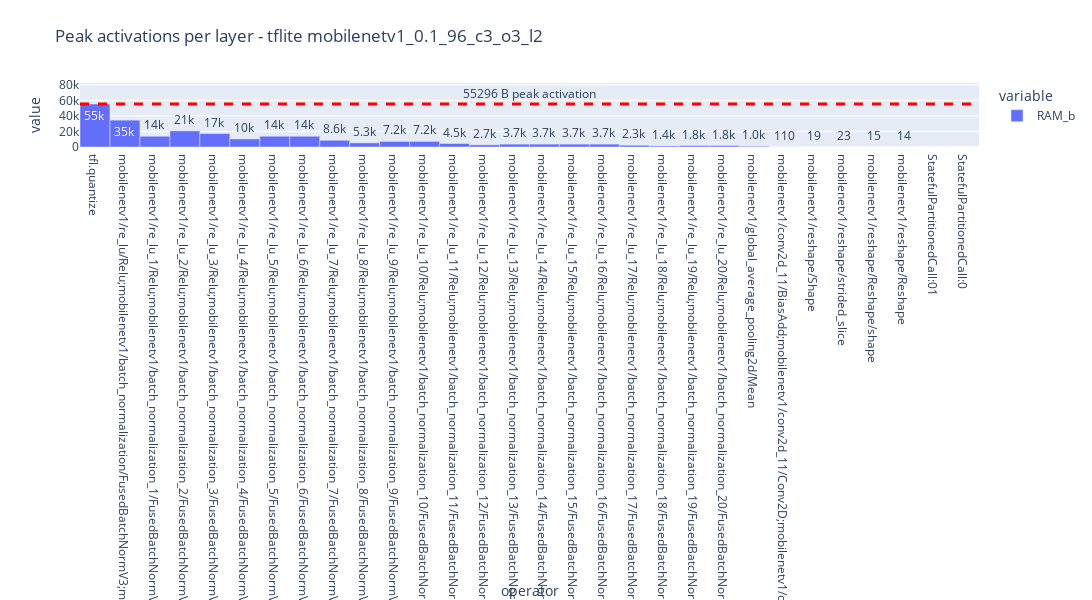

The notebook cell this image was saved under:
### Code cell
peak_mem_fig = px.bar(peak_memory_df, x="operator", y= ["RAM_b"], text_auto=".2s",
width=1400, height=600,
    title=f"Peak activations per layer - tflite {model_name}")
# tflite_fig.add_hline(y=256, line_width=3, line_dash="dash", line_color="orange", annotation_text="256 kB MCU constraint", 
#               annotation_position="bottom right")
peak_memory = peak_memory_df["RAM_b"].max()
peak_mem_fig.add_hline(y=peak_memory, line_width=3, line_dash="dash", line_color="red", annotation_text=f"{peak_memory} B peak activation", 
               annotation_position="top")
# tflite_fig.update_layout(yaxis_range=[0,300])
peak_mem_fig.update_traces(width=1)
peak_mem_fig.update_layout(showlegend=True)
peak_mem_fig.show()

### Figure 1 — Plotly figure (JSON) as saved in the notebook; plotly's stock layout.template omitted (floating-point values rounded to 4 significant figures)
{"data": [{"alignmentgroup": "True", "hovertemplate": "variable=RAM_b<br>operator=%{x}<br>value=%{y}<extra></extra>", "legendgroup": "RAM_b", "marker": {"color": "#636efa", "pattern": {"shape": ""}}, "name": "RAM_b", "offsetgroup": "RAM_b", "orientation": "v", "showlegend": true, "textposition": "auto", "texttemplate": "%{y:.2s}", "type": "bar", "width": 1, "x": ["tfl.quantize", "mobilenetv1/re_lu/Relu;mobilenetv1/batch_normalization/FusedBatchNormV3;mobilenetv1/conv2d/BiasAdd/ReadVariableOp;mobilenetv1/conv2d/BiasAdd;mobilenetv1/conv2d_11/Conv2D;mobilenetv1/conv2d/Conv2D1", "mobilenetv1/re_lu_1/Relu;mobilenetv1/batch_normalization_1/FusedBatchNormV3;mobilenetv1/depthwise_conv2d/depthwise;mobilenetv1/depthwise_conv2d/BiasAdd/ReadVariableOp;mobilenetv1/depthwise_conv2d/BiasAdd;mobilenetv1/conv2d_11/Conv2D1", "mobilenetv1/re_lu_2/Relu;mobilenetv1/batch_normalization_2/FusedBatchNormV3;mobilenetv1/conv2d_1/BiasAdd/ReadVariableOp;mobilenetv1/conv2d_1/BiasAdd;mobilenetv1/depthwise_conv2d_1/depthwise;mobilenetv1/conv2d_1/Conv2D1", "mobilenetv1/re_lu_3/Relu;mobilenetv1/batch_normalization_3/FusedBatchNormV3;mobilenetv1/depthwise_conv2d_1/depthwise;mobilenetv1/depthwise_conv2d_1/BiasAdd/ReadVariableOp;mobilenetv1/depthwise_conv2d_1/BiasAdd1", "mobilenetv1/re_lu_4/Relu;mobilenetv1/batch_normalization_4/FusedBatchNormV3;mobilenetv1/conv2d_2/BiasAdd/ReadVariableOp;mobilenetv1/conv2d_2/BiasAdd;mobilenetv1/depthwise_conv2d_3/depthwise;mobilenetv1/conv2d_2/Conv2D1", "mobilenetv1/re_lu_5/Relu;mobilenetv1/batch_normalization_5/FusedBatchNormV3;mobilenetv1/depthwise_conv2d_2/depthwise;mobilenetv1/depthwise_conv2d_2/BiasAdd/ReadVariableOp;mobilenetv1/depthwise_conv2d_2/BiasAdd;mobilenetv1/depthwise_conv2d_3/depthwise1", "mobilenetv1/re_lu_6/Relu;mobilenetv1/batch_normalization_6/FusedBatchNormV3;mobilenetv1/conv2d_3/BiasAdd/ReadVariableOp;mobilenetv1/conv2d_3/BiasAdd;mobilenetv1/depthwise_conv2d_3/depthwise;mobilenetv1/conv2d_3/Conv2D1", "mobilenetv1/re_lu_7/Relu;mobilenetv1/batch_normalization_7/FusedBatchNormV3;mobilenetv1/depthwise_conv2d_3/depthwise;mobilenetv1/depthwise_conv2d_3/BiasAdd/ReadVariableOp;mobilenetv1/depthwise_conv2d_3/BiasAdd1", "mobilenetv1/re_lu_8/Relu;mobilenetv1/batch_normalization_8/FusedBatchNormV3;mobilenetv1/conv2d_4/BiasAdd/ReadVariableOp;mobilenetv1/conv2d_4/BiasAdd;mobilenetv1/depthwise_conv2d_5/depthwise;mobilenetv1/conv2d_4/Conv2D1", "mobilenetv1/re_lu_9/Relu;mobilenetv1/batch_normalization_9/FusedBatchNormV3;mobilenetv1/depthwise_conv2d_4/depthwise;mobilenetv1/depthwise_conv2d_4/BiasAdd/ReadVariableOp;mobilenetv1/depthwise_conv2d_4/BiasAdd;mobilenetv1/depthwise_conv2d_5/depthwise1", "mobilenetv1/re_lu_10/Relu;mobilenetv1/batch_normalization_10/FusedBatchNormV3;mobilenetv1/conv2d_5/BiasAdd/ReadVariableOp;mobilenetv1/conv2d_5/BiasAdd;mobilenetv1/depthwise_conv2d_5/depthwise;mobilenetv1/conv2d_5/Conv2D1", "mobilenetv1/re_lu_11/Relu;mobilenetv1/batch_normalization_11/FusedBatchNormV3;mobilenetv1/depthwise_conv2d_5/depthwise;mobilenetv1/depthwise_conv2d_5/BiasAdd/ReadVariableOp;mobilenetv1/depthwise_conv2d_5/BiasAdd1", "mobilenetv1/re_lu_12/Relu;mobilenetv1/batch_normalization_12/FusedBatchNormV3;mobilenetv1/conv2d_6/BiasAdd/ReadVariableOp;mobilenetv1/conv2d_6/BiasAdd;mobilenetv1/depthwise_conv2d_8/depthwise;mobilenetv1/conv2d_6/Conv2D1", "mobilenetv1/re_lu_13/Relu;mobilenetv1/batch_normalization_13/FusedBatchNormV3;mobilenetv1/depthwise_conv2d_6/depthwise;mobilenetv1/depthwise_conv2d_6/BiasAdd/ReadVariableOp;mobilenetv1/depthwise_conv2d_6/BiasAdd;mobilenetv1/depthwise_conv2d_8/depthwise1", "mobilenetv1/re_lu_14/Relu;mobilenetv1/batch_normalization_14/FusedBatchNormV3;mobilenetv1/conv2d_7/BiasAdd/ReadVariableOp;mobilenetv1/conv2d_7/BiasAdd;mobilenetv1/depthwise_conv2d_8/depthwise;mobilenetv1/conv2d_7/Conv2D1", "mobilenetv1/re_lu_15/Relu;mobilenetv1/batch_normalization_15/FusedBatchNormV3;mobilenetv1/depthwise_conv2d_7/depthwise;mobilenetv1/depthwise_conv2d_7/BiasAdd/ReadVariableOp;mobilenetv1/depthwise_conv2d_7/BiasAdd;mobilenetv1/depthwise_conv2d_8/depthwise1", "mobilenetv1/re_lu_16/Relu;mobilenetv1/batch_normalization_16/FusedBatchNormV3;mobilenetv1/conv2d_8/BiasAdd/ReadVariableOp;mobilenetv1/conv2d_8/BiasAdd;mobilenetv1/depthwise_conv2d_8/depthwise;mobilenetv1/conv2d_8/Conv2D1", "mobilenetv1/re_lu_17/Relu;mobilenetv1/batch_normalization_17/FusedBatchNormV3;mobilenetv1/depthwise_conv2d_8/depthwise;mobilenetv1/depthwise_conv2d_8/BiasAdd/ReadVariableOp;mobilenetv1/depthwise_conv2d_8/BiasAdd1", "mobilenetv1/re_lu_18/Relu;mobilenetv1/batch_normalization_18/FusedBatchNormV3;mobilenetv1/conv2d_9/BiasAdd/ReadVariableOp;mobilenetv1/conv2d_9/BiasAdd;mobilenetv1/conv2d_10/Conv2D;mobilenetv1/conv2d_9/Conv2D1", "mobilenetv1/re_lu_19/Relu;mobilenetv1/batch_normalization_19/FusedBatchNormV3;mobilenetv1/depthwise_conv2d_9/depthwise;mobilenetv1/depthwise_conv2d_9/BiasAdd/ReadVariableOp;mobilenetv1/depthwise_conv2d_9/BiasAdd;mobilenetv1/conv2d_10/Conv2D1", "mobilenetv1/re_lu_20/Relu;mobilenetv1/batch_normalization_20/FusedBatchNormV3;mobilenetv1/conv2d_10/BiasAdd/ReadVariableOp;mobilenetv1/conv2d_10/BiasAdd;mobilenetv1/conv2d_10/Conv2D", "mobilenetv1/global_average_pooling2d/Mean", "mobilenetv1/conv2d_11/BiasAdd;mobilenetv1/conv2d_11/Conv2D;mobilenetv1/conv2d_11/BiasAdd/ReadVariableOp", "mobilenetv1/reshape/Shape", "mobilenetv1/reshape/strided_slice", "mobilenetv1/reshape/Reshape/shape", "mobilenetv1/reshape/Reshape", "StatefulPartitionedCall:01", "StatefulPartitionedCall:0"], "xaxis": "x", "y": [55296, 34560, 13824, 20736, 17280, 10368, 13824, 13824, 8640, 5328, 7200, 7200, 4500, 2736, 3672, 3672, 3672, 3672, 2295, 1377, 1836, 1836, 1020, 105, 19, 23, 15, 14, 6, 6], "yaxis": "y"}], "layout": {"annotations": [{"showarrow": false, "text": "55296 B peak activation", "x": 0.5, "xanchor": "center", "xref": "x domain", "y": 55296, "yanchor": "bottom", "yref": "y"}], "barmode": "relative", "height": 600, "legend": {"title": {"text": "variable"}, "tracegroupgap": 0}, "shapes": [{"line": {"color": "red", "dash": "dash", "width": 3}, "type": "line", "x0": 0, "x1": 1, "xref": "x domain", "y0": 55296, "y1": 55296, "yref": "y"}], "showlegend": true, "title": {"text": "Peak activations per layer - tflite mobilenetv1_0.1_96_c3_o3_l2"}, "width": 1400, "xaxis": {"anchor": "y", "domain": [0, 1], "title": {"text": "operator"}}, "yaxis": {"anchor": "x", "domain": [0, 1], "title": {"text": "value"}}}}
